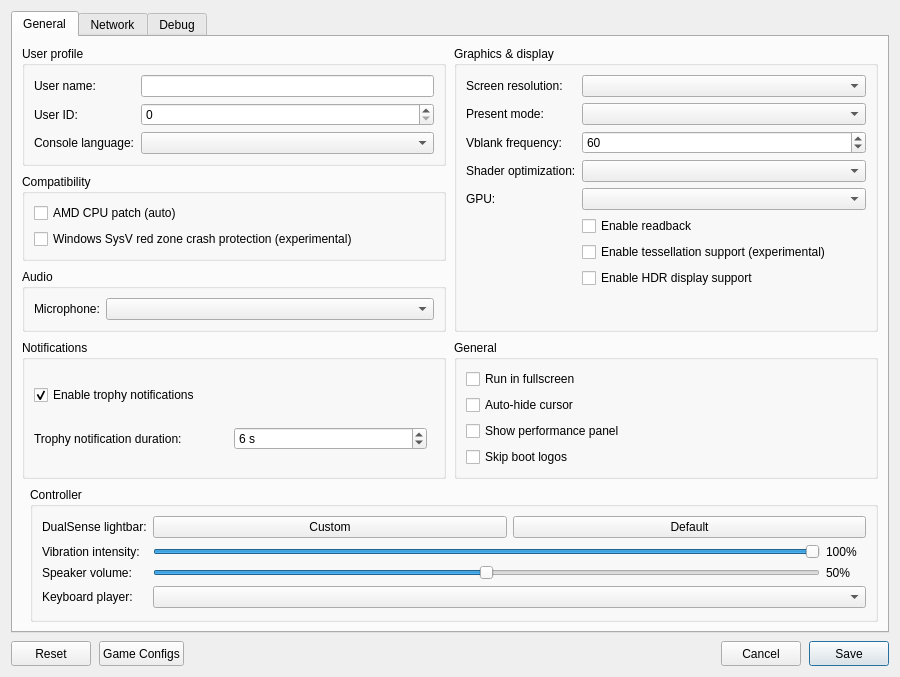
<?xml version="1.0" encoding="UTF-8"?>
<ui version="4.0">
 <class>ConfigurationEditDialog</class>
 <widget class="QDialog" name="ConfigurationEditDialog">
  <property name="geometry">
   <rect>
    <x>0</x>
    <y>0</y>
    <width>900</width>
    <height>620</height>
   </rect>
  </property>
  <property name="windowTitle">
   <string>Settings</string>
  </property>
  <property name="locale">
   <locale language="English" country="UnitedStates"/>
  </property>
  <layout class="QVBoxLayout" name="dialogLayout">
   <property name="spacing"><number>8</number></property>
   <item>
    <widget class="QTabWidget" name="settings_tabs">
     <property name="currentIndex"><number>0</number></property>
     <widget class="QWidget" name="settings_tab">
      <attribute name="title"><string>General</string></attribute>
      <layout class="QGridLayout" name="gridLayout">
       <property name="horizontalSpacing">
        <number>8</number>
       </property>
       <property name="verticalSpacing">
        <number>8</number>
       </property>
       <item row="0" column="0" colspan="2">
        <layout class="QGridLayout" name="sectionsLayout" columnstretch="1,1">
         <property name="horizontalSpacing">
          <number>8</number>
         </property>
         <property name="verticalSpacing">
          <number>8</number>
         </property>
         <item row="0" column="0">
          <widget class="QGroupBox" name="user_profile_group">
           <property name="title">
            <string>User profile</string>
           </property>
           <layout class="QFormLayout" name="userProfileLayout">
            <property name="fieldGrowthPolicy">
             <enum>QFormLayout::AllNonFixedFieldsGrow</enum>
            </property>
            <item row="0" column="0">
             <widget class="QLabel" name="label_user_name">
              <property name="text"><string>User name:</string></property>
             </widget>
            </item>
            <item row="0" column="1">
             <widget class="MandatoryLineEdit" name="lineEdit_user_name">
              <property name="toolTip"><string>Local user name exposed to games</string></property>
              <property name="clearButtonEnabled"><bool>true</bool></property>
             </widget>
            </item>
            <item row="1" column="0">
             <widget class="QLabel" name="label_user_id">
              <property name="text"><string>User ID:</string></property>
             </widget>
            </item>
            <item row="1" column="1">
             <widget class="QSpinBox" name="spinBox_user_id">
              <property name="toolTip"><string>Local user ID exposed to games</string></property>
             </widget>
            </item>
            <item row="2" column="0">
             <widget class="QLabel" name="label_console_language">
              <property name="text"><string>Console language:</string></property>
             </widget>
            </item>
            <item row="2" column="1">
             <widget class="QComboBox" name="comboBox_console_language">
              <property name="toolTip"><string>Language</string></property>
             </widget>
            </item>
           </layout>
          </widget>
         </item>
         <item row="2" column="0">
          <widget class="QGroupBox" name="audio_group">
           <property name="title"><string>Audio</string></property>
           <layout class="QFormLayout" name="audioLayout">
            <property name="fieldGrowthPolicy">
             <enum>QFormLayout::AllNonFixedFieldsGrow</enum>
            </property>
            <item row="0" column="0">
             <widget class="QLabel" name="label_audio_input_device">
              <property name="text"><string>Microphone:</string></property>
             </widget>
            </item>
            <item row="0" column="1">
             <widget class="QComboBox" name="comboBox_audio_input_device"/>
            </item>
           </layout>
          </widget>
         </item>
         <item row="0" column="1" rowspan="3">
          <widget class="QGroupBox" name="graphics_group">
           <property name="title">
            <string>Graphics &amp;&amp; display</string>
           </property>
           <layout class="QFormLayout" name="graphicsLayout">
            <property name="fieldGrowthPolicy">
             <enum>QFormLayout::AllNonFixedFieldsGrow</enum>
            </property>
            <item row="0" column="0">
             <widget class="QLabel" name="label_screen_resolution">
              <property name="text"><string>Screen resolution:</string></property>
             </widget>
            </item>
            <item row="0" column="1">
             <widget class="QComboBox" name="comboBox_screen_resolution">
              <property name="toolTip"><string>Window resolution</string></property>
             </widget>
            </item>
            <item row="1" column="0">
             <widget class="QLabel" name="label_present_mode">
              <property name="text"><string>Present mode:</string></property>
             </widget>
            </item>
            <item row="1" column="1">
             <widget class="QComboBox" name="comboBox_present_mode">
              <property name="toolTip"><string>Vulkan swapchain presentation mode</string></property>
             </widget>
            </item>
            <item row="2" column="0">
             <widget class="QLabel" name="label_vblank_frequency">
              <property name="text"><string>Vblank frequency:</string></property>
             </widget>
            </item>
            <item row="2" column="1">
             <widget class="QSpinBox" name="spinBox_vblank_frequency">
              <property name="toolTip"><string>Virtual display refresh rate used for frame pacing</string></property>
              <property name="minimum"><number>30</number></property>
              <property name="maximum"><number>360</number></property>
              <property name="value"><number>60</number></property>
             </widget>
            </item>
            <item row="3" column="0">
             <widget class="QLabel" name="label_shader_optimization">
              <property name="text"><string>Shader optimization:</string></property>
             </widget>
            </item>
            <item row="3" column="1">
             <widget class="QComboBox" name="comboBox_shader_optimization_type">
              <property name="toolTip"><string>Optimize shaders for code size or performance</string></property>
             </widget>
            </item>
            <item row="4" column="0">
             <widget class="QLabel" name="label_gpu">
              <property name="text"><string>GPU:</string></property>
             </widget>
            </item>
            <item row="4" column="1">
             <widget class="QComboBox" name="comboBox_gpu">
              <property name="toolTip"><string>Graphics device used by the emulator</string></property>
             </widget>
            </item>
            <item row="5" column="1">
             <widget class="QCheckBox" name="checkBox_readback">
              <property name="toolTip"><string>Read back writable linear images</string></property>
              <property name="text"><string>Enable readback</string></property>
             </widget>
            </item>
            <item row="6" column="1">
             <widget class="QCheckBox" name="checkBox_tessellation">
              <property name="toolTip"><string>Draw tessellated geometry. Disabled by default; unsupported tessellation may cause crashes.</string></property>
              <property name="text"><string>Enable tessellation support (experimental)</string></property>
             </widget>
            </item>
            <item row="7" column="1">
             <widget class="QCheckBox" name="checkBox_hdr">
              <property name="toolTip"><string>Enable HDR10 output for supported games. Requires HDR enabled on the host display.</string></property>
              <property name="text"><string>Enable HDR display support</string></property>
             </widget>
            </item>
           </layout>
          </widget>
         </item>
         <item row="3" column="0">
          <widget class="QGroupBox" name="notifications_group">
           <property name="title"><string>Notifications</string></property>
           <layout class="QVBoxLayout" name="notificationsLayout">
            <item>
             <widget class="QCheckBox" name="checkBox_trophy_notifications">
              <property name="toolTip"><string>Show trophy unlock notifications and play their sound.
    To use your own sound, replace the emulator's assets/sounds/trophy-unlock.wav with a WAV file and restart the game.</string></property>
              <property name="text"><string>Enable trophy notifications</string></property>
              <property name="checked"><bool>true</bool></property>
             </widget>
            </item>
            <item>
             <layout class="QHBoxLayout" name="trophyDurationLayout">
              <item>
               <widget class="QLabel" name="label_trophy_duration">
                <property name="text"><string>Trophy notification duration:</string></property>
               </widget>
              </item>
              <item>
               <widget class="QSpinBox" name="spinBox_trophy_duration">
                <property name="toolTip"><string>How long each trophy unlock notification stays on screen.</string></property>
                <property name="suffix"><string> s</string></property>
                <property name="minimum"><number>5</number></property>
                <property name="maximum"><number>10</number></property>
                <property name="value"><number>6</number></property>
               </widget>
              </item>
              <item>
               <spacer name="trophyDurationSpacer">
                <property name="orientation"><enum>Qt::Horizontal</enum></property>
               </spacer>
              </item>
             </layout>
            </item>
           </layout>
          </widget>
         </item>
         <item row="3" column="1">
          <widget class="QGroupBox" name="general_group">
           <property name="title"><string>General</string></property>
           <layout class="QVBoxLayout" name="generalLayout">
            <item>
             <widget class="QCheckBox" name="checkBox_fullscreen">
              <property name="toolTip"><string>Run in borderless desktop fullscreen</string></property>
              <property name="text"><string>Run in fullscreen</string></property>
             </widget>
            </item>
            <item>
             <widget class="QCheckBox" name="checkBox_hide_cursor">
              <property name="toolTip"><string>Hide the host cursor after 2 seconds without mouse activity</string></property>
              <property name="text"><string>Auto-hide cursor</string></property>
             </widget>
            </item>
            <item>
             <widget class="QCheckBox" name="checkBox_perf_overlay">
              <property name="toolTip"><string>Show FPS, frame times, CPU/GPU usage, RAM and memory pressure in the game window. Press F2 (Cmd+P on macOS) to toggle it, and add Shift for the detailed view.</string></property>
              <property name="text"><string>Show performance panel</string></property>
             </widget>
            </item>
            <item>
             <widget class="QCheckBox" name="checkBox_skip_notice_screen">
              <property name="toolTip"><string>Skip startup logos and notices in supported games.</string></property>
              <property name="text"><string>Skip boot logos</string></property>
             </widget>
            </item>
           </layout>
          </widget>
         </item>
         <item row="1" column="0">
          <widget class="QGroupBox" name="compatibility_group">
           <property name="title">
            <string>Compatibility</string>
           </property>
           <layout class="QVBoxLayout" name="compatibilityLayout">
            <item>
             <widget class="QCheckBox" name="checkBox_amd_cpu">
              <property name="toolTip"><string>Patch CPU instructions that differ between AMD and the host CPU. Partially checked = automatic: patch only when the host CPU lacks SSE4a, RDPID or CLWB.</string></property>
              <property name="text"><string>AMD CPU patch (auto)</string></property>
             </widget>
            </item>
            <item>
             <widget class="QCheckBox" name="checkBox_red_zone_protection">
              <property name="toolTip"><string>Helps prevent crashes in some games on Windows</string></property>
              <property name="text"><string>Windows SysV red zone crash protection (experimental)</string></property>
             </widget>
            </item>
           </layout>
          </widget>
         </item>
        </layout>
       </item>
       <item row="1" column="1">
        <widget class="QGroupBox" name="controller_group">
         <property name="title"><string>Controller</string></property>
         <layout class="QFormLayout" name="controllerLayout">
          <property name="fieldGrowthPolicy"><enum>QFormLayout::AllNonFixedFieldsGrow</enum></property>
          <item row="0" column="0">
           <widget class="QLabel" name="label_controller_color">
            <property name="text"><string>DualSense lightbar:</string></property>
           </widget>
          </item>
          <item row="0" column="1">
           <layout class="QHBoxLayout" name="controllerColorLayout">
            <item>
             <widget class="QPushButton" name="button_controller_color">
              <property name="toolTip"><string>Choose and preview a fixed LED color. Bluetooth DualSense may take several seconds to update.</string></property>
              <property name="text"><string>Custom</string></property>
             </widget>
            </item>
            <item>
             <widget class="QPushButton" name="button_controller_color_reset">
              <property name="toolTip"><string>Let the game control the lightbar</string></property>
              <property name="text"><string>Default</string></property>
             </widget>
            </item>
           </layout>
          </item>
          <item row="1" column="0">
           <widget class="QLabel" name="label_controller_vibration">
            <property name="text"><string>Vibration intensity:</string></property>
           </widget>
          </item>
          <item row="1" column="1">
           <layout class="QHBoxLayout" name="controllerVibrationLayout">
            <item>
             <widget class="QSlider" name="slider_controller_vibration">
              <property name="toolTip"><string>Scale DualSense vibration over USB and Bluetooth</string></property>
              <property name="maximum"><number>100</number></property>
              <property name="value"><number>100</number></property>
              <property name="orientation"><enum>Qt::Horizontal</enum></property>
             </widget>
            </item>
            <item>
             <widget class="QLabel" name="label_controller_vibration_value">
              <property name="minimumSize"><size><width>40</width><height>0</height></size></property>
              <property name="text"><string>100%</string></property>
             </widget>
            </item>
           </layout>
          </item>
          <item row="2" column="0">
           <widget class="QLabel" name="label_controller_volume">
            <property name="text"><string>Speaker volume:</string></property>
           </widget>
          </item>
          <item row="2" column="1">
           <layout class="QHBoxLayout" name="controllerVolumeLayout">
            <item>
             <widget class="QSlider" name="slider_controller_volume">
              <property name="toolTip"><string>Scale the DualSense speaker over USB and Bluetooth. 50% is the previous default; 100% adds 6 dB of gain.</string></property>
              <property name="maximum"><number>100</number></property>
              <property name="value"><number>50</number></property>
              <property name="orientation"><enum>Qt::Horizontal</enum></property>
             </widget>
            </item>
            <item>
             <widget class="QLabel" name="label_controller_volume_value">
              <property name="minimumSize"><size><width>40</width><height>0</height></size></property>
              <property name="text"><string>50%</string></property>
             </widget>
            </item>
           </layout>
          </item>
          <item row="3" column="0">
           <widget class="QLabel" name="label_keyboard_player">
            <property name="text"><string>Keyboard player:</string></property>
           </widget>
          </item>
          <item row="3" column="1">
           <widget class="QComboBox" name="comboBox_keyboard_player">
            <property name="toolTip"><string>Gamepads fill the remaining players in connection order. Every player uses the same input mapping.</string></property>
           </widget>
          </item>
         </layout>
        </widget>
       </item>
      </layout>
     </widget>
     <widget class="QWidget" name="network_tab">
      <attribute name="title"><string>Network</string></attribute>
      <layout class="QVBoxLayout" name="networkTabLayout">
       <item>
        <widget class="QCheckBox" name="checkBox_network_connected">
         <property name="toolTip"><string>Let games use your computer's local network connection.</string></property>
         <property name="text"><string>Enable network connection</string></property>
        </widget>
       </item>
       <item>
        <spacer name="networkSpacer">
         <property name="orientation"><enum>Qt::Vertical</enum></property>
         <property name="sizeHint" stdset="0"><size><width>20</width><height>40</height></size></property>
        </spacer>
       </item>
      </layout>
     </widget>
     <widget class="QWidget" name="debug_tab">
      <attribute name="title"><string>Debug</string></attribute>
      <layout class="QVBoxLayout" name="debugTabLayout">
       <item>
        <widget class="QGroupBox" name="debug_group">
         <property name="title">
          <string>Debugging &amp;&amp; logs</string>
         </property>
         <layout class="QGridLayout" name="debugLayout" columnstretch="0,1,0,1">
          <property name="horizontalSpacing"><number>8</number></property>
          <property name="verticalSpacing"><number>6</number></property>
          <item row="0" column="0" colspan="2">
           <widget class="QCheckBox" name="checkBox_vulkan_validation">
            <property name="toolTip"><string>Enable Vulkan validation layers</string></property>
            <property name="text"><string>Vulkan validation</string></property>
            <property name="checked"><bool>true</bool></property>
           </widget>
          </item>
          <item row="0" column="2" colspan="2">
           <widget class="QCheckBox" name="checkBox_shader_validation">
            <property name="toolTip"><string>Validate SPIR-V binary</string></property>
            <property name="text"><string>Shader validation</string></property>
            <property name="checked"><bool>true</bool></property>
           </widget>
          </item>
          <item row="1" column="0" colspan="2">
           <widget class="QCheckBox" name="checkBox_renderdoc_capture">
            <property name="toolTip"><string>Enable RenderDoc capture</string></property>
            <property name="text"><string>RenderDoc capture</string></property>
           </widget>
          </item>
          <item row="1" column="2" colspan="2">
           <widget class="QCheckBox" name="checkBox_cmd_dump">
            <property name="toolTip"><string>Dump command buffers</string></property>
            <property name="text"><string>Command buffer dump</string></property>
           </widget>
          </item>
          <item row="2" column="0">
           <widget class="QLabel" name="label_shader_log_direction">
            <property name="text"><string>Shader logging:</string></property>
           </widget>
          </item>
          <item row="2" column="1">
           <widget class="QComboBox" name="comboBox_shader_log_direction">
            <property name="toolTip"><string>Dump shaders to file or console window. If enabled may decrease emulator performance</string></property>
           </widget>
          </item>
          <item row="2" column="2">
           <widget class="QLabel" name="label_shader_log_folder">
            <property name="text"><string>Shader log folder:</string></property>
           </widget>
          </item>
          <item row="2" column="3">
           <widget class="MandatoryLineEdit" name="lineEdit_shader_log_folder">
            <property name="toolTip"><string>Specify directory to dump shaders</string></property>
            <property name="clearButtonEnabled"><bool>true</bool></property>
           </widget>
          </item>
          <item row="3" column="0">
           <widget class="QLabel" name="label_printf_direction">
            <property name="text"><string>Printf output:</string></property>
           </widget>
          </item>
          <item row="3" column="1">
           <widget class="QComboBox" name="comboBox_printf_direction">
            <property name="toolTip"><string>Print logs to file or console window. If enabled may decrease emulator performance</string></property>
           </widget>
          </item>
          <item row="3" column="2">
           <widget class="QLabel" name="label_printf_file">
            <property name="text"><string>Printf output file:</string></property>
           </widget>
          </item>
          <item row="3" column="3">
           <widget class="MandatoryLineEdit" name="lineEdit_printf_file">
            <property name="toolTip"><string>Specify file to dump logs</string></property>
            <property name="clearButtonEnabled"><bool>true</bool></property>
           </widget>
          </item>
          <item row="4" column="0">
           <widget class="QCheckBox" name="checkBox_profiler">
            <property name="toolTip"><string>Enable the Tracy profiler. Profiling may decrease emulator performance</string></property>
            <property name="text"><string>Tracy profiler</string></property>
           </widget>
          </item>
          <item row="4" column="2">
           <widget class="QLabel" name="label_cmd_dump_folder">
            <property name="text"><string>Command buffer folder:</string></property>
           </widget>
          </item>
          <item row="4" column="3">
           <widget class="MandatoryLineEdit" name="lineEdit_cmd_dump_folder">
            <property name="toolTip"><string>Specify directory to dump command buffers</string></property>
            <property name="clearButtonEnabled"><bool>true</bool></property>
           </widget>
          </item>
         </layout>
        </widget>
       </item>
       <item>
        <widget class="QGroupBox" name="rendering_compatibility_group">
         <property name="title"><string>Rendering compatibility</string></property>
         <layout class="QVBoxLayout" name="renderingCompatibilityLayout">
          <item>
           <widget class="QCheckBox" name="checkBox_sync_raw_image_buffers">
            <property name="toolTip"><string>Can fix missing textures and incorrect transparency (Resident Evil 2).</string></property>
            <property name="text"><string>Accurate texture synchronization</string></property>
           </widget>
          </item>
          <item>
           <widget class="QCheckBox" name="checkBox_support_zmask">
            <property name="toolTip"><string>Can restore missing geometry (High on Life 2).</string></property>
            <property name="text"><string>Support ZMask</string></property>
           </widget>
          </item>
         </layout>
        </widget>
       </item>
       <item>
        <spacer name="debugSpacer">
         <property name="orientation"><enum>Qt::Vertical</enum></property>
         <property name="sizeHint" stdset="0"><size><width>20</width><height>40</height></size></property>
        </spacer>
       </item>
      </layout>
     </widget>
    </widget>
   </item>
   <item>
    <layout class="QHBoxLayout" name="buttonLayout">
     <item>
     <widget class="QPushButton" name="clear_button">
       <property name="minimumSize"><size><width>80</width><height>25</height></size></property>
       <property name="text"><string>Reset</string></property>
       <property name="toolTip"><string>Restore default settings</string></property>
      </widget>
     </item>
     <item>
      <widget class="QPushButton" name="settings_button">
       <property name="minimumSize"><size><width>80</width><height>25</height></size></property>
       <property name="text"><string>Game Configs</string></property>
       <property name="toolTip"><string>Import or export game configs</string></property>
      </widget>
     </item>
     <item>
      <spacer name="buttonSpacer">
       <property name="orientation"><enum>Qt::Horizontal</enum></property>
       <property name="sizeHint" stdset="0"><size><width>40</width><height>20</height></size></property>
      </spacer>
     </item>
     <item>
      <widget class="QPushButton" name="cancel_button">
       <property name="minimumSize"><size><width>80</width><height>25</height></size></property>
       <property name="text"><string>Cancel</string></property>
      </widget>
     </item>
     <item>
      <widget class="QPushButton" name="ok_button">
       <property name="minimumSize"><size><width>80</width><height>25</height></size></property>
       <property name="text"><string>Save</string></property>
       <property name="default"><bool>true</bool></property>
      </widget>
     </item>
    </layout>
   </item>
  </layout>
 </widget>
 <customwidgets>
  <customwidget>
   <class>MandatoryLineEdit</class>
   <extends>QLineEdit</extends>
   <header>mandatoryLineEdit.h</header>
  </customwidget>
 </customwidgets>
 <resources/>
</ui>
